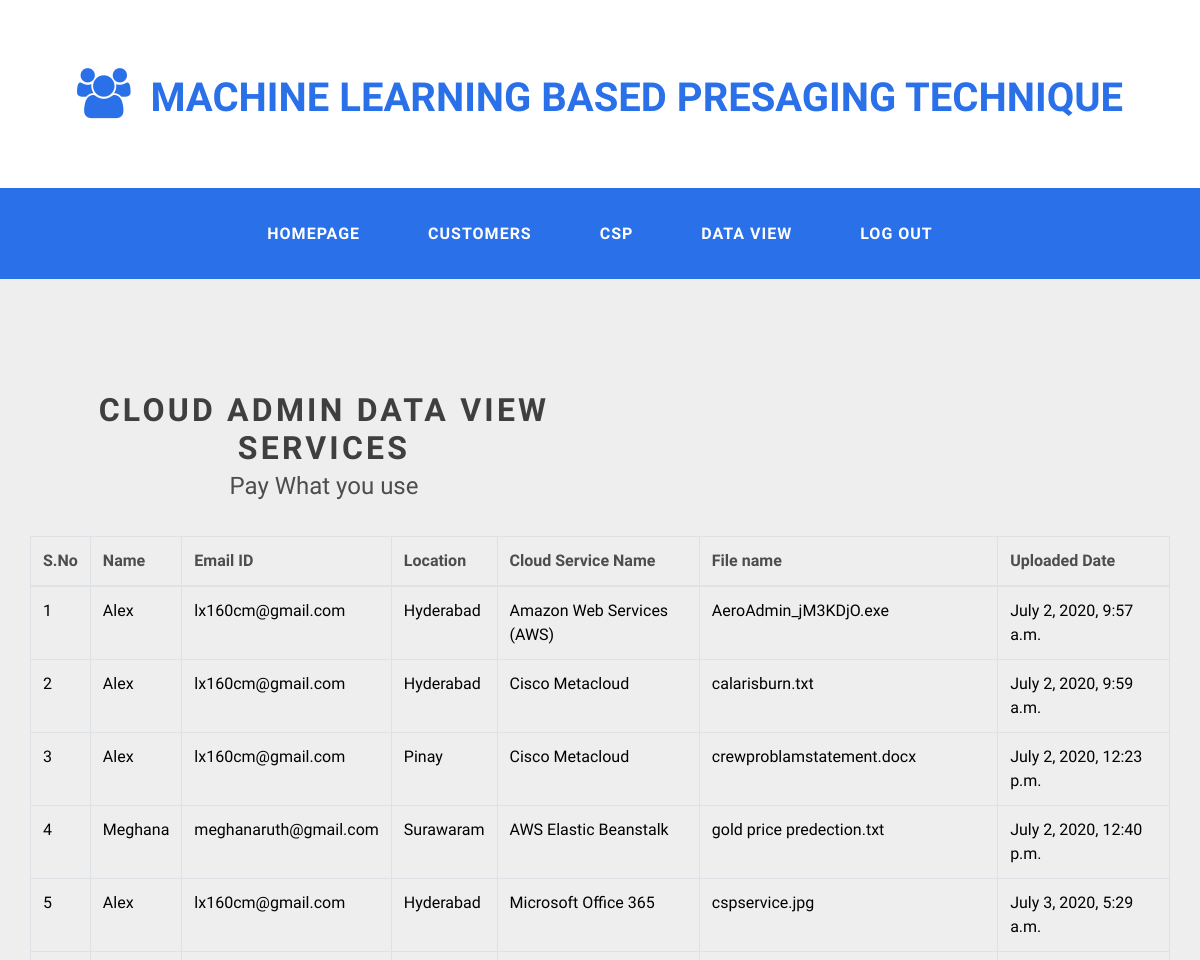
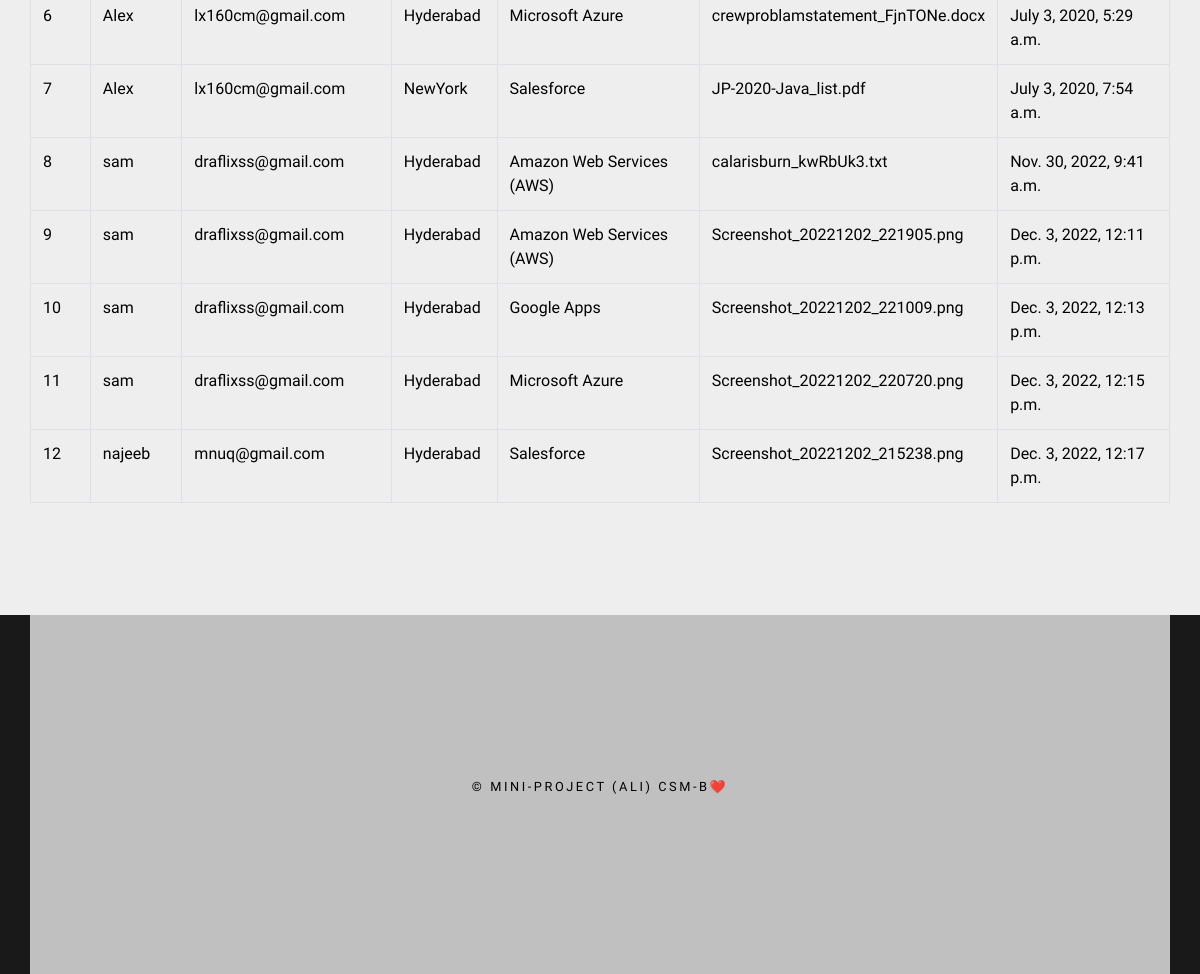
Page /CloudDataView/ on the committed database (2 pictures, top to bottom).
### users/models.py (models this page shows, shortened)
class CustomerCloudData(models.Model):
    custname = models.CharField(max_length=100)
    datatype = models.CharField(max_length=100)
    email = models.CharField(max_length=100)
    location = models.CharField(max_length=100)
    servicename = models.CharField(max_length=100)
    filename = models.CharField(max_length=100)
    file = models.FileField(upload_to='files/')
    cdate = models.DateTimeField(auto_now_add=True)
    class Meta:
        db_table='CustomerFiles'

### cloud/views.py (the view)
# urls.py: path('CloudDataView/',cloud.CloudDataView,name='CloudDataView'),
def CloudDataView(request):
    data = CustomerCloudData.objects.all()
    return render(request, 'clouds/CloudDataView.html', {'data': data})

### assets/templates/clouds/CloudDataView.html
{% extends 'clouds/CloudBase.html'%} {%load static%} {%block contents%}
<div id="page-wrapper">
  <div id="page" class="container">
    <div id="content">
      <div class="title">
        <h2>Cloud Admin Data View Services</h2>
        <span class="byline">Pay What you use</span>
      </div>
    </div>
    <table class="table table-bordered">
      <thead>
        <tr>
          <th>S.No</th>
          <th>Name</th>
          <th>Email ID</th>
          <th>Location</th>
          <th>Cloud Service Name</th>
          <th>File name</th>
          <th>Uploaded Date</th>
        </tr>
      </thead>
      <tbody>
        {% for i in data %}
        <tr style="color: Black">
          <td>{{forloop.counter}}</td>
          <td>{{i.custname}}</td>
          <td>{{i.email}}</td>
          <td>{{i.location}}</td>
          <td>{{i.servicename}}</td>
          <td>{{i.filename}}</td>
          <td>{{i.cdate}}</td>
        </tr>
        {% endfor %}
      </tbody>
    </table>
  </div>
</div>
{%endblock%}

### assets/static/default.css (style rules this page uses)
* { padding: 0; margin: 0; }
body { margin: 0px; padding: 0px; background: #191919; font-family: 'Source Sans Pro', sans-serif; font-size: 12pt; font-weight: 400; color: #4E4D4D; }
h1, h2, h3 { margin: 0; padding: 0; }
.title { text-align: center; }
.title h2 { letter-spacing: 0.10em; text-transform: uppercase; font-weight: 700; color: #3f3f3f; }
.title .byline { display: block; padding-top: 1em; font-weight: 300; font-size: 1.1em; }
#page-wrapper { background: #EEEEEE; }
#page { overflow: hidden; padding: 6em 0em; }
#content { float: left; width: 588px; text-align: center; }
#content .title { padding: 1em 2em 2em 2em; text-align: center; }
#content h2 { font-size: 2em; }
#content .byline { padding-top: 0; font-size: 1.5em; }

### rows in the picture
CustomerCloudData: custname "Alex", email "lx160cm@gmail.com", location "Hyderabad", servicename "Amazon Web Services (AWS)", filename "AeroAdmin_jM3KDjO.exe", cdate "July 2, 2020, 9:57 a.m."
CustomerCloudData: custname "Alex", email "lx160cm@gmail.com", location "Hyderabad", servicename "Cisco Metacloud", filename "calarisburn.txt", cdate "July 2, 2020, 9:59 a.m."
CustomerCloudData: custname "Alex", email "lx160cm@gmail.com", location "Pinay", servicename "Cisco Metacloud", filename "crewproblamstatement.docx", cdate "July 2, 2020, 12:23 p.m."
CustomerCloudData: custname "Meghana", email "meghanaruth@gmail.com", location "Surawaram", servicename "AWS Elastic Beanstalk", filename "gold price predection.txt", cdate "July 2, 2020, 12:40 p.m."
CustomerCloudData: custname "Alex", email "lx160cm@gmail.com", location "Hyderabad", servicename "Microsoft Office 365", filename "cspservice.jpg", cdate "July 3, 2020, 5:29 a.m."
CustomerCloudData: custname "Alex", email "lx160cm@gmail.com", location "Hyderabad", servicename "Microsoft Azure", filename "crewproblamstatement_FjnTONe.docx", cdate "July 3, 2020, 5:29 a.m."
CustomerCloudData: custname "Alex", email "lx160cm@gmail.com", location "NewYork", servicename "Salesforce", filename "JP-2020-Java_list.pdf", cdate "July 3, 2020, 7:54 a.m."
CustomerCloudData: custname "sam", email "draflixss@gmail.com", location "Hyderabad", servicename "Amazon Web Services (AWS)", filename "calarisburn_kwRbUk3.txt", cdate "Nov. 30, 2022, 9:41 a.m."
CustomerCloudData: custname "sam", email "draflixss@gmail.com", location "Hyderabad", servicename "Amazon Web Services (AWS)", filename "Screenshot_20221202_221905.png", cdate "Dec. 3, 2022, 12:11 p.m."
CustomerCloudData: custname "sam", email "draflixss@gmail.com", location "Hyderabad", servicename "Google Apps", filename "Screenshot_20221202_221009.png", cdate "Dec. 3, 2022, 12:13 p.m."
CustomerCloudData: custname "sam", email "draflixss@gmail.com", location "Hyderabad", servicename "Microsoft Azure", filename "Screenshot_20221202_220720.png", cdate "Dec. 3, 2022, 12:15 p.m."
CustomerCloudData: custname "najeeb", email "mnuq@gmail.com", location "Hyderabad", servicename "Salesforce", filename "Screenshot_20221202_215238.png", cdate "Dec. 3, 2022, 12:17 p.m."
